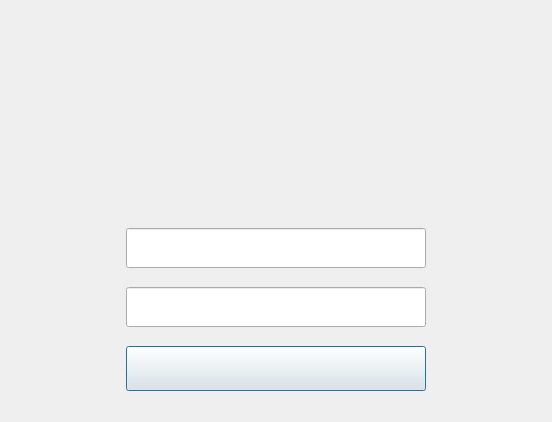
<?xml version="1.0" encoding="UTF-8"?>
<ui version="4.0">
 <class>Login</class>
 <widget class="QDialog" name="Login">
  <property name="geometry">
   <rect>
    <x>0</x>
    <y>0</y>
    <width>552</width>
    <height>422</height>
   </rect>
  </property>
  <property name="minimumSize">
   <size>
    <width>552</width>
    <height>422</height>
   </size>
  </property>
  <property name="maximumSize">
   <size>
    <width>552</width>
    <height>422</height>
   </size>
  </property>
  <property name="windowTitle">
   <string>Login</string>
  </property>
  <layout class="QGridLayout" name="gridLayout">
   <property name="leftMargin">
    <number>6</number>
   </property>
   <property name="topMargin">
    <number>6</number>
   </property>
   <property name="rightMargin">
    <number>6</number>
   </property>
   <property name="bottomMargin">
    <number>6</number>
   </property>
   <property name="spacing">
    <number>0</number>
   </property>
   <item row="0" column="0">
    <widget class="QWidget" name="widget_4" native="true">
     <property name="styleSheet">
      <string notr="true"/>
     </property>
     <layout class="QVBoxLayout" name="verticalLayout_2">
      <property name="spacing">
       <number>0</number>
      </property>
      <property name="leftMargin">
       <number>0</number>
      </property>
      <property name="topMargin">
       <number>0</number>
      </property>
      <property name="rightMargin">
       <number>0</number>
      </property>
      <property name="bottomMargin">
       <number>0</number>
      </property>
      <item>
       <widget class="QWidget" name="widget_2" native="true">
        <property name="maximumSize">
         <size>
          <width>540</width>
          <height>200</height>
         </size>
        </property>
        <property name="styleSheet">
         <string notr="true"/>
        </property>
        <widget class="QLabel" name="label">
         <property name="geometry">
          <rect>
           <x>0</x>
           <y>0</y>
           <width>540</width>
           <height>200</height>
          </rect>
         </property>
         <property name="maximumSize">
          <size>
           <width>540</width>
           <height>200</height>
          </size>
         </property>
         <property name="styleSheet">
          <string notr="true"/>
         </property>
         <property name="text">
          <string/>
         </property>
        </widget>
       </widget>
      </item>
      <item>
       <widget class="QWidget" name="widget" native="true">
        <layout class="QHBoxLayout" name="horizontalLayout">
         <property name="spacing">
          <number>0</number>
         </property>
         <property name="leftMargin">
          <number>0</number>
         </property>
         <property name="topMargin">
          <number>0</number>
         </property>
         <property name="rightMargin">
          <number>0</number>
         </property>
         <property name="bottomMargin">
          <number>0</number>
         </property>
         <item>
          <spacer name="horizontalSpacer">
           <property name="orientation">
            <enum>Qt::Horizontal</enum>
           </property>
           <property name="sizeHint" stdset="0">
            <size>
             <width>111</width>
             <height>20</height>
            </size>
           </property>
          </spacer>
         </item>
         <item>
          <widget class="QWidget" name="widget_3" native="true">
           <layout class="QVBoxLayout" name="verticalLayout">
            <item>
             <widget class="LoginLineEdit" name="lineEdit_Account">
              <property name="minimumSize">
               <size>
                <width>300</width>
                <height>40</height>
               </size>
              </property>
              <property name="maximumSize">
               <size>
                <width>300</width>
                <height>40</height>
               </size>
              </property>
             </widget>
            </item>
            <item>
             <widget class="LoginLineEdit" name="lineEdit_PassWord">
              <property name="minimumSize">
               <size>
                <width>300</width>
                <height>40</height>
               </size>
              </property>
              <property name="maximumSize">
               <size>
                <width>300</width>
                <height>40</height>
               </size>
              </property>
              <property name="echoMode">
               <enum>QLineEdit::Password</enum>
              </property>
             </widget>
            </item>
            <item>
             <widget class="QPushButton" name="Btn_login">
              <property name="minimumSize">
               <size>
                <width>300</width>
                <height>45</height>
               </size>
              </property>
              <property name="maximumSize">
               <size>
                <width>300</width>
                <height>45</height>
               </size>
              </property>
              <property name="styleSheet">
               <string notr="true">font: 12pt &quot;Adobe 黑体 Std R&quot;;</string>
              </property>
              <property name="text">
               <string/>
              </property>
             </widget>
            </item>
           </layout>
          </widget>
         </item>
         <item>
          <spacer name="horizontalSpacer_2">
           <property name="orientation">
            <enum>Qt::Horizontal</enum>
           </property>
           <property name="sizeHint" stdset="0">
            <size>
             <width>111</width>
             <height>20</height>
            </size>
           </property>
          </spacer>
         </item>
        </layout>
       </widget>
      </item>
     </layout>
    </widget>
   </item>
  </layout>
 </widget>
 <customwidgets>
  <customwidget>
   <class>LoginLineEdit</class>
   <extends>QLineEdit</extends>
   <header location="global">Login.h</header>
  </customwidget>
 </customwidgets>
 <resources/>
 <connections/>
</ui>
